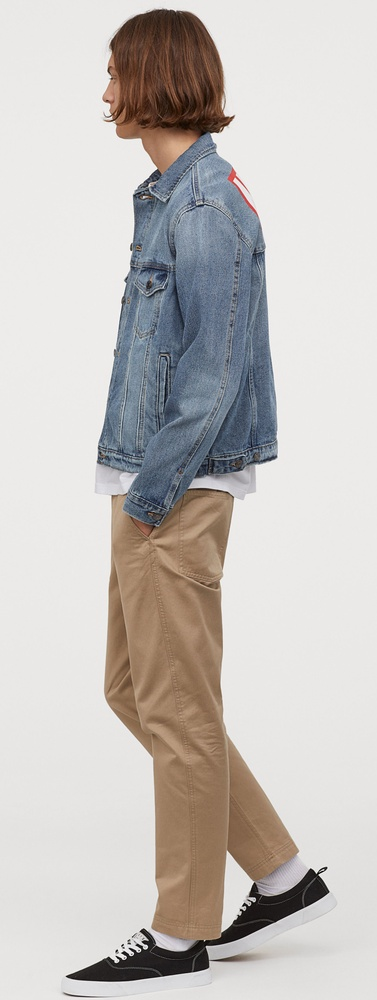
#> input picture lab09-std/test.jpg, 377 x 1000 px, shrunk from 1629 x 4319 before the run
$ jupyter execute lab_texture_STDfat.ipynb   (older library calls are emulated)
#> lines starting #> are read from the running program, lines starting #| are printed output that depends on the picture; long printed decimals are rounded
# Lab - Texture Analysis

## Part A

### Objective

The goal of this part is to segment the following photo into 3 segments:
1. a segment for clothes with a jeans texture
2. a segment for clothes with a cotton texture
3. a segment for the background

</img>

[cell 1]
# All the imports you will need in the whole lab
from skimage.feature import greycomatrix, greycoprops
from skimage import io
from skimage.color import rgb2gray
import matplotlib.pyplot as plt
import os
import numpy as np

## Section 1

In this section, you will extract features from image samples of the jeans and cotton texture using GLCM, then we will plot our feature space to see if our features are able to differentiate between the textures of jeans, cotton, and background.

### TODO Implement get_glcm_features

You will need the following two functions:

greycomatrix, doc link -> https://scikit-image.org/docs/dev/api/skimage.feature.html#greycomatrix <br>
greycoprops, doc link -> https://scikit-image.org/docs/dev/api/skimage.feature.html#skimage.feature.greycoprops

[cell 2]
def get_glcm_features(gray_scale_img):
    """
    Given a grayscale image with graylevels from 0 - 255, this function returns the contrast
    and the homogeneity features of the image with the help of GLCM
    """
    # Tip: Make sure you understand the input-output of everything you write,
    # not doing that results in bugs that make you believe the lab is long
    CoocuranceMatrix = greycomatrix(gray_scale_img, [1], [0])
    contrast = greycoprops(CoocuranceMatrix, 'contrast')
    homogeneity = greycoprops(CoocuranceMatrix, 'homogeneity')
    return contrast, homogeneity
Image = rgb2gray(io.imread('test.jpg'))*255
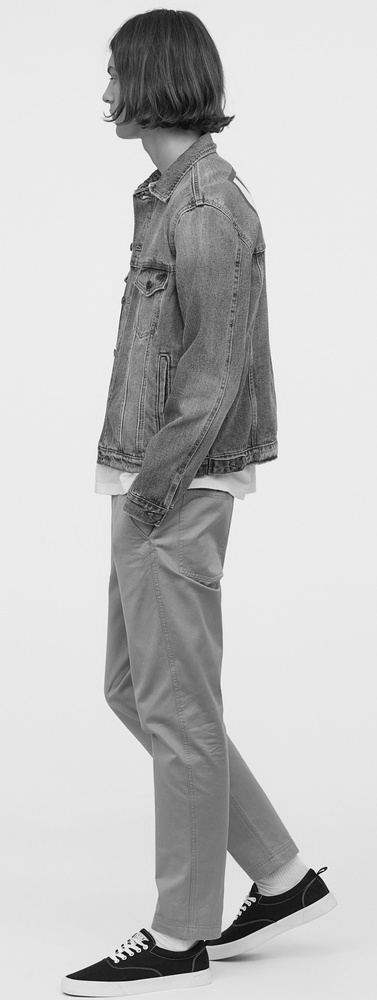
#> Image: shape (1000, 377) float64; min 0, max 254.8, mean 193.5
Image= Image.astype(np.uint8)


contrast, homogeneity = get_glcm_features(Image)
#> in get_glcm_features, `contrast = greycoprops(CoocuranceMatrix, 'contrast')`: contrast = [130.1]
#> in get_glcm_features, `homogeneity = greycoprops(CoocuranceMatrix, 'homogeneity')`: homogeneity = [0.637]
#> contrast = [130.1]; homogeneity = [0.637]
print(contrast,homogeneity)
#| [[130.083]] [[0.6366]]

The following part will extract the contrast and homogeneity of samples of jeans and cotton in the folder "imgs_patches" using your function. So, for each sample image, we will have a point in a 2D feature space. Then, it will plot this feature space.

[cell 3]
# You don't need to understand how this function works
def get_fname_images_tuple(directory):
#> called with directory = 'imgs_patches'
    fnames = os.listdir(directory)
    to_return = []
    for fn in fnames:
        if fn[-3:] == 'jpg':
            path = os.path.join(directory, fn)
            gray_scale_image = (rgb2gray(io.imread(path)) * 255).astype(np.uint8)
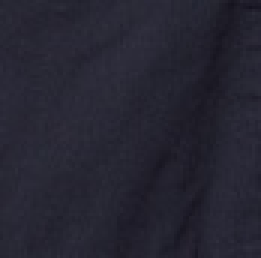
#> input picture lab09-std/imgs_patches/cotton1.jpg, 87 x 86 px, shrunk from 374 x 371 before the run (shown 3 times larger)
#> gray_scale_image: shape (86, 87); min 19, max 49, mean 37.7
#> pass 3 of the loop in get_fname_images_tuple, `for fn in fnames:`:
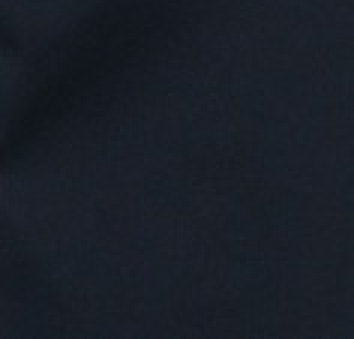
#> input picture lab09-std/imgs_patches/cotton3.jpg, 118 x 113 px, shrunk from 508 x 489 before the run (shown 3 times larger)
#> in get_fname_images_tuple, `gray_scale_image = (rgb2gray(io.imread(path)) * 255).astype(np.uint8)`:
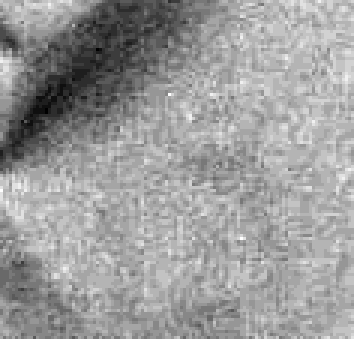
#> gray_scale_image: shape (113, 118) (shown 3 times larger); min 19, max 36, mean 29.4; drawn with min black and max white
#> the loop made 4 passes; the first 3 are shown
            to_return.append((fn, gray_scale_image))
        else:
            print('This file has been skipped', fn)
    return to_return

# You don't need to understand how this function works
def plot_2d_features_with_names(names_fts_list, xlabel, ylabel):
    x = [names_fts[1][0] for names_fts in names_fts_list]
    y = [names_fts[1][1] for names_fts in names_fts_list]
    txts = [names_fts[0] for names_fts in names_fts_list]

    fig, ax = plt.subplots()
    ax.scatter(x, y)

    for i, txt in enumerate(txts):
        ax.annotate(txt, (x[i], y[i]))
    ax.grid()
    ax.set_xlabel(xlabel)
    ax.set_ylabel(ylabel)
    fig = plt.gcf()
    fig.set_size_inches(13, 8)


fn_img_list = get_fname_images_tuple(r'imgs_patches')

fn_ft_list = []
for fn, img in fn_img_list:
    fn_ft_list.append((fn, get_glcm_features(img)))

plot_2d_features_with_names(fn_ft_list, 'contrast', 'homogeneity')
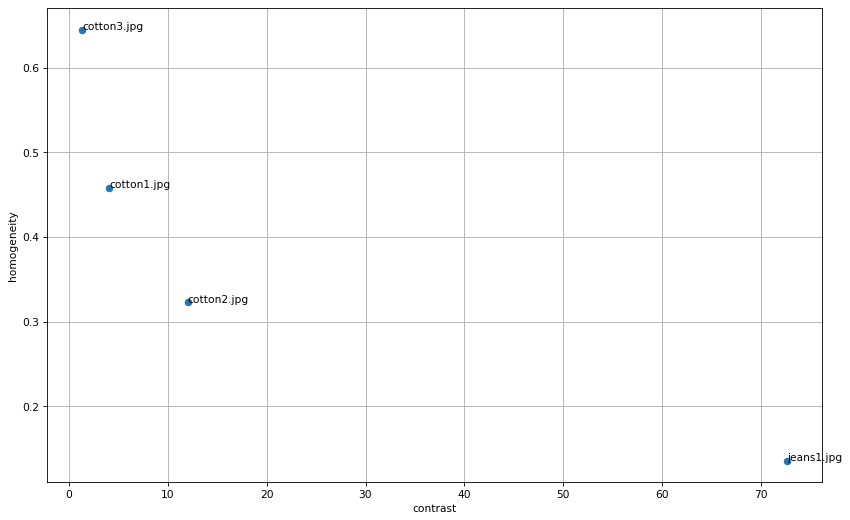
#> figure drawn by matplotlib, 1 panel
#> further down, image is the input picture: shape (1000, 377, 3); mean R, G, B 197.1, 192.8, 189.7

## Section 2

You should have noticed that the previous section showed us that we can differentiate between jeans, cotton, & background patches using contrast and homogeneity. So, in this section, we will classify an unknown patch into one of those categories using a simple rule-based classifier. This will make us able to segment an image.

[cell 4]
# TODO implement this function

def classify_patch(contrast, homogeneity):
    """
    Given the contrast and homogeneity values of a certain image patch, this function
    will return the class of the patch, i.e either 'jeans', 'cotton', or 'background'
    """
    # Hint: We can decide whether the patch is background or not by simply checking 'if' the homogeneity is greater than a certain float value


    if contrast <200 and homogeneity >0.8:
        return 'background'
    if contrast <200 and homogeneity >0.2 :
        return 'cotton'
    else:
        return 'jeans'

### TODO Complete todos in segment_img

This function is given an RGB image, and returns the segmented image coloring jeans patches in green, cotton patches in red, and the background in blue. Your final output should look like the following image:

</img>

[cell 5]
def segment_img(image):
    img = image.copy()
    patch_height = patch_width = 50

    # TODO complete the following skeleton

    # loop on the image patch by patch
    for x in range(0,img.shape[0],patch_width):
        for y in range(0,img.shape[1],patch_height):
            patch = img[x:x+patch_height, y:y+patch_width]

            patch_grayscale = (rgb2gray(patch) * 255).astype(np.uint8)

            contrast, homogeneity = get_glcm_features(patch_grayscale)
            classification = classify_patch(contrast, homogeneity)

            if classification == 'cotton':
                patch[:,:, 0] = 255
            elif classification == 'jeans':
                patch[:,:, 1] = 255
            else:
                patch[:,:,2] = 255
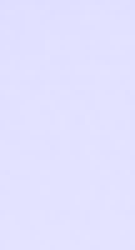
#> patch: shape (50, 27, 3) (shown 5 times larger); mean R, G, B 226.5, 225.5, 255

    return img

[cell 6]
# Testing your work
image = io.imread('test.jpg')
segmented_image = segment_img(image)
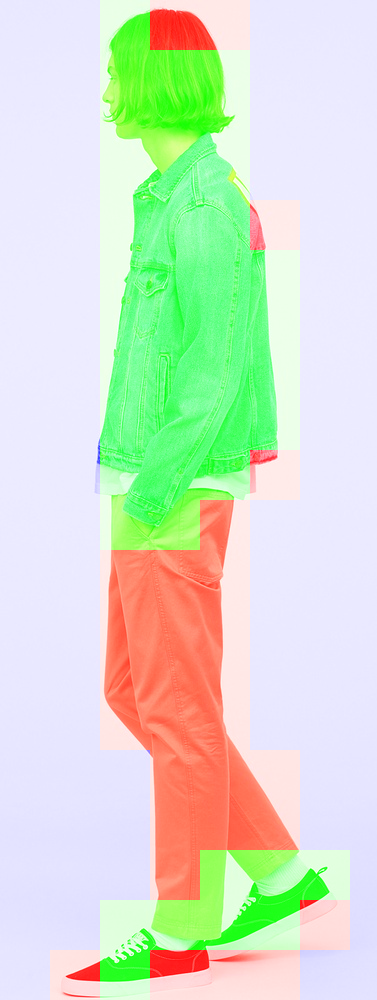
#> segmented_image: shape (1000, 377, 3); mean R, G, B 211.8, 225, 202.7
io.imshow(segmented_image)

## Part B

You are required to implement your own function that computes the LBP histogram of a grayscale image (return to lecture slides for reference attached in this lab folder).

#### Note: you are allowed to ignore image border pixels.

[cell 7]
def get_lbp_hist(grayscale_img):
    histo = [0]*256
    SE = 3
    img  = grayscale_img
    for x in range(len(img)):
        if(x==img.shape[0]-SE-1):
            break
        for y in range(len(img[0])):
            if(y==img.shape[1]-SE-1):
                break
            window=np.zeros((SE,SE))
            window=img[x:x+SE,y:y+SE]
            temp = 0b00000000
            num = window[1][1]
            # hany for
            temp = temp | ((window[0][0] > num) << 7)
            temp = temp | ((window[0][1] > num) << 6)
            temp = temp | ((window[0][2] > num) << 5)
            temp = temp | ((window[1][2] > num) << 4)
            temp = temp | ((window[2][2] > num) << 3)
            temp = temp | ((window[2][1] > num) << 2)
            temp = temp | ((window[2][0] > num) << 1)
            temp = temp | ((window[1][0] > num) << 0)
            #print(temp)
#             print(histo[temp])
            histo[temp] = histo[temp] + 1
#            print(histo[temp])

    return histo

[cell 8]
# Testing your work, we will compare your histogram with that of ours
# There should be a noticable difference between the histograms of jeans and cotton
img = rgb2gray(io.imread(r'imgs_patches\jeans1.jpg'))
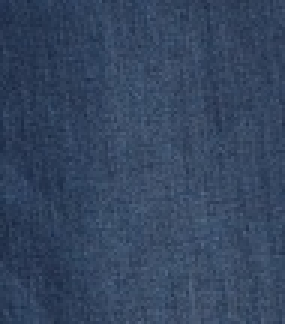
#> input picture lab09-std/imgs_patches/jeans1.jpg, 95 x 108 px, shrunk from 410 x 467 before the run, found by its file name (shown 3 times larger)
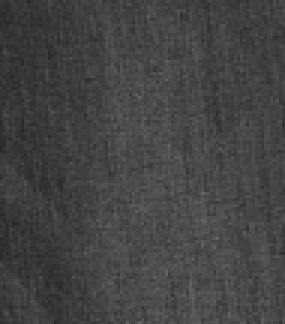
#> img: shape (108, 95) float64 (shown 3 times larger); min 0.153, max 0.406, mean 0.266
hist = get_lbp_hist(img)
#> the loop in get_lbp_hist, `for x in range(len(img)):` made 105 passes
#> after the loop in get_lbp_hist, `for x in range(len(img)):`: histo = 256 values, max 1095 at index 0, min 2 at index 117, mean 36.97
#> hist has the same summary as histo in get_lbp_hist
plt.hist(hist, bins=range((2 ** 8)))
'ignore function output'
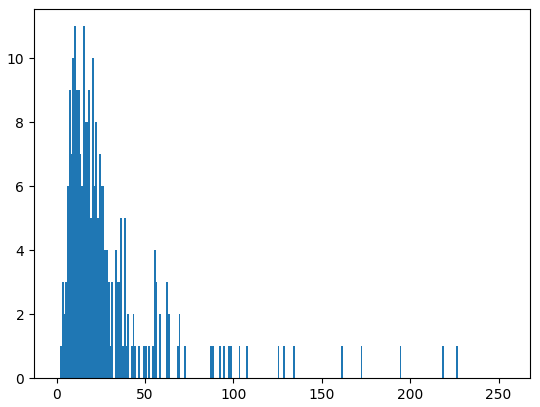
#> figure drawn by matplotlib, 1 panel

[cell 9]
# Testing your work, we will compare your histogram with that of ours
# There should be a noticable difference between the histograms of jeans and cotton
img = rgb2gray(io.imread(r'imgs_patches\cotton1.jpg'))
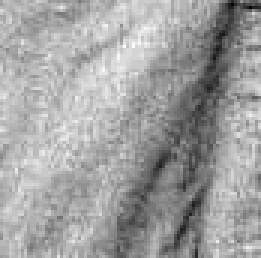
#> img: shape (86, 87) float64 (shown 3 times larger); min 0.0759, max 0.193, mean 0.15; drawn with min black and max white
hist = get_lbp_hist(img)
#> the loop in get_lbp_hist (call 2), `for x in range(len(img)):` made 83 passes
#> hist = 256 values, max 864 at index 0, min 0 at index 21, mean 26.59
plt.hist(hist, bins=range((2 ** 8)))
'ignore function output'
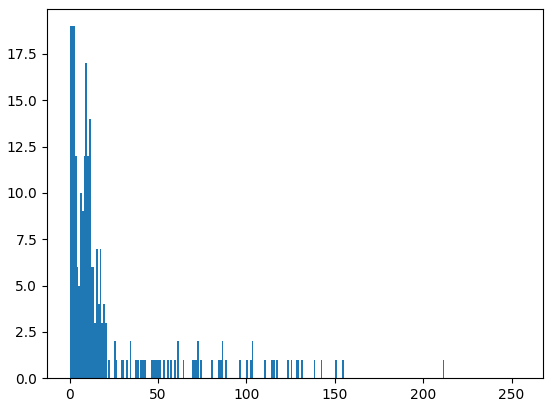
#> figure drawn by matplotlib, 1 panel
